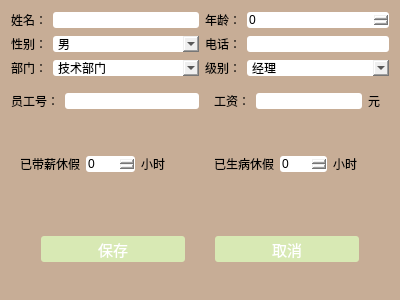
<?xml version="1.0" encoding="UTF-8"?>
<ui version="4.0">
 <class>Dialog_AddEmp</class>
 <widget class="QDialog" name="Dialog_AddEmp">
  <property name="geometry">
   <rect>
    <x>0</x>
    <y>0</y>
    <width>400</width>
    <height>300</height>
   </rect>
  </property>
  <property name="windowTitle">
   <string>添加员工</string>
  </property>
  <property name="windowIcon">
   <iconset resource="png.qrc">
    <normaloff>:/headPhoto.jpg</normaloff>:/headPhoto.jpg</iconset>
  </property>
  <property name="styleSheet">
   <string notr="true">QWidget#Dialog_AddEmp{
    background-color: #c7ad96;;
}/*主页面顶部样式*/
QPushButton {
    min-width: 80px;
    min-height: 26px;
    border-radius: 3px;
    font-size: 15px;
    color: white;
    background-color: #d8e9b4;
}/*主页面按钮样式*/
QPushButton:pressed {
    min-width: 80px;
    min-height: 25px;
    border-radius: 3px;
    font-size: 15px;
    color: white;
    background-color:#98cb7e;
}/*主页面按钮按下样式*/
</string>
  </property>
  <layout class="QGridLayout" name="gridLayout_5">
   <item row="0" column="0">
    <widget class="QLabel" name="label">
     <property name="minimumSize">
      <size>
       <width>0</width>
       <height>0</height>
      </size>
     </property>
     <property name="text">
      <string>姓名：</string>
     </property>
     <property name="alignment">
      <set>Qt::AlignRight|Qt::AlignTrailing|Qt::AlignVCenter</set>
     </property>
    </widget>
   </item>
   <item row="0" column="1" colspan="2">
    <widget class="QLineEdit" name="le_name">
     <property name="styleSheet">
      <string notr="true">border-radius:3px;</string>
     </property>
    </widget>
   </item>
   <item row="0" column="3">
    <widget class="QLabel" name="label_2">
     <property name="minimumSize">
      <size>
       <width>0</width>
       <height>0</height>
      </size>
     </property>
     <property name="text">
      <string>年龄：</string>
     </property>
     <property name="alignment">
      <set>Qt::AlignRight|Qt::AlignTrailing|Qt::AlignVCenter</set>
     </property>
    </widget>
   </item>
   <item row="0" column="4">
    <widget class="QSpinBox" name="sb_age">
     <property name="styleSheet">
      <string notr="true">border-radius:3px;</string>
     </property>
     <property name="maximum">
      <number>150</number>
     </property>
    </widget>
   </item>
   <item row="1" column="0">
    <widget class="QLabel" name="label_3">
     <property name="minimumSize">
      <size>
       <width>0</width>
       <height>0</height>
      </size>
     </property>
     <property name="text">
      <string>性别：</string>
     </property>
     <property name="alignment">
      <set>Qt::AlignRight|Qt::AlignTrailing|Qt::AlignVCenter</set>
     </property>
    </widget>
   </item>
   <item row="1" column="1" colspan="2">
    <widget class="QComboBox" name="cb_sex">
     <property name="styleSheet">
      <string notr="true">border-radius:3px;</string>
     </property>
     <item>
      <property name="text">
       <string>男</string>
      </property>
     </item>
     <item>
      <property name="text">
       <string>女</string>
      </property>
     </item>
    </widget>
   </item>
   <item row="1" column="3">
    <widget class="QLabel" name="label_7">
     <property name="minimumSize">
      <size>
       <width>0</width>
       <height>0</height>
      </size>
     </property>
     <property name="text">
      <string>电话：</string>
     </property>
     <property name="alignment">
      <set>Qt::AlignRight|Qt::AlignTrailing|Qt::AlignVCenter</set>
     </property>
    </widget>
   </item>
   <item row="1" column="4">
    <widget class="QLineEdit" name="le_phone">
     <property name="styleSheet">
      <string notr="true">border-radius:3px;</string>
     </property>
    </widget>
   </item>
   <item row="2" column="0">
    <widget class="QLabel" name="label_4">
     <property name="minimumSize">
      <size>
       <width>0</width>
       <height>0</height>
      </size>
     </property>
     <property name="text">
      <string>部门：</string>
     </property>
     <property name="alignment">
      <set>Qt::AlignRight|Qt::AlignTrailing|Qt::AlignVCenter</set>
     </property>
    </widget>
   </item>
   <item row="2" column="1" colspan="2">
    <widget class="QComboBox" name="cb_dpm">
     <property name="styleSheet">
      <string notr="true">border-radius:3px;</string>
     </property>
     <item>
      <property name="text">
       <string>技术部门</string>
      </property>
     </item>
     <item>
      <property name="text">
       <string>销售部门</string>
      </property>
     </item>
    </widget>
   </item>
   <item row="2" column="3">
    <widget class="QLabel" name="label_5">
     <property name="minimumSize">
      <size>
       <width>0</width>
       <height>0</height>
      </size>
     </property>
     <property name="text">
      <string>级别：</string>
     </property>
     <property name="alignment">
      <set>Qt::AlignRight|Qt::AlignTrailing|Qt::AlignVCenter</set>
     </property>
    </widget>
   </item>
   <item row="2" column="4">
    <widget class="QComboBox" name="cb_level">
     <property name="styleSheet">
      <string notr="true">border-radius:3px;</string>
     </property>
     <item>
      <property name="text">
       <string>经理</string>
      </property>
     </item>
     <item>
      <property name="text">
       <string>员工</string>
      </property>
     </item>
    </widget>
   </item>
   <item row="3" column="0" colspan="2">
    <widget class="QLabel" name="label_13">
     <property name="text">
      <string>员工号：</string>
     </property>
     <property name="alignment">
      <set>Qt::AlignRight|Qt::AlignTrailing|Qt::AlignVCenter</set>
     </property>
    </widget>
   </item>
   <item row="3" column="2">
    <widget class="QLineEdit" name="le_eid">
     <property name="styleSheet">
      <string notr="true">border-radius:3px;</string>
     </property>
    </widget>
   </item>
   <item row="3" column="3" colspan="2">
    <widget class="QWidget" name="widget_2" native="true">
     <layout class="QGridLayout" name="gridLayout_2">
      <item row="0" column="0">
       <widget class="QLabel" name="label_6">
        <property name="minimumSize">
         <size>
          <width>0</width>
          <height>0</height>
         </size>
        </property>
        <property name="text">
         <string>工资：</string>
        </property>
        <property name="alignment">
         <set>Qt::AlignRight|Qt::AlignTrailing|Qt::AlignVCenter</set>
        </property>
       </widget>
      </item>
      <item row="0" column="1">
       <widget class="QLineEdit" name="le_wages">
        <property name="styleSheet">
         <string notr="true">border-radius:3px;</string>
        </property>
       </widget>
      </item>
      <item row="0" column="2">
       <widget class="QLabel" name="label_12">
        <property name="text">
         <string>元</string>
        </property>
       </widget>
      </item>
     </layout>
    </widget>
   </item>
   <item row="4" column="0" colspan="3">
    <widget class="QWidget" name="widget_3" native="true">
     <layout class="QGridLayout" name="gridLayout_3">
      <item row="0" column="0">
       <widget class="QLabel" name="label_8">
        <property name="text">
         <string>已带薪休假</string>
        </property>
        <property name="alignment">
         <set>Qt::AlignRight|Qt::AlignTrailing|Qt::AlignVCenter</set>
        </property>
       </widget>
      </item>
      <item row="0" column="1">
       <widget class="QSpinBox" name="sb_mrest">
        <property name="styleSheet">
         <string notr="true">border-radius:3px;</string>
        </property>
        <property name="maximum">
         <number>24</number>
        </property>
       </widget>
      </item>
      <item row="0" column="2">
       <widget class="QLabel" name="label_11">
        <property name="text">
         <string>小时</string>
        </property>
       </widget>
      </item>
     </layout>
    </widget>
   </item>
   <item row="4" column="3" colspan="2">
    <widget class="QWidget" name="widget_4" native="true">
     <layout class="QGridLayout" name="gridLayout_4">
      <item row="0" column="0">
       <widget class="QLabel" name="label_9">
        <property name="text">
         <string>已生病休假</string>
        </property>
        <property name="alignment">
         <set>Qt::AlignRight|Qt::AlignTrailing|Qt::AlignVCenter</set>
        </property>
       </widget>
      </item>
      <item row="0" column="1">
       <widget class="QSpinBox" name="sb_nrest">
        <property name="styleSheet">
         <string notr="true">border-radius:3px;</string>
        </property>
        <property name="maximum">
         <number>16</number>
        </property>
       </widget>
      </item>
      <item row="0" column="2">
       <widget class="QLabel" name="label_10">
        <property name="text">
         <string>小时</string>
        </property>
       </widget>
      </item>
     </layout>
    </widget>
   </item>
   <item row="5" column="0" colspan="5">
    <widget class="QWidget" name="widget" native="true">
     <layout class="QGridLayout" name="gridLayout">
      <property name="leftMargin">
       <number>30</number>
      </property>
      <property name="topMargin">
       <number>0</number>
      </property>
      <property name="rightMargin">
       <number>30</number>
      </property>
      <property name="bottomMargin">
       <number>0</number>
      </property>
      <property name="horizontalSpacing">
       <number>30</number>
      </property>
      <property name="verticalSpacing">
       <number>0</number>
      </property>
      <item row="0" column="0">
       <widget class="QPushButton" name="btn_save">
        <property name="styleSheet">
         <string notr="true">QLineEdit {
    border-radius: 6px;
    border: 2px solid #bdc3c7;
    min-height: 22px;
}</string>
        </property>
        <property name="text">
         <string>保存</string>
        </property>
       </widget>
      </item>
      <item row="0" column="1">
       <widget class="QPushButton" name="btn_cancel">
        <property name="text">
         <string>取消</string>
        </property>
       </widget>
      </item>
     </layout>
    </widget>
   </item>
  </layout>
 </widget>
 <tabstops>
  <tabstop>le_name</tabstop>
  <tabstop>sb_age</tabstop>
  <tabstop>cb_sex</tabstop>
  <tabstop>le_phone</tabstop>
  <tabstop>cb_dpm</tabstop>
  <tabstop>cb_level</tabstop>
  <tabstop>le_eid</tabstop>
  <tabstop>le_wages</tabstop>
  <tabstop>sb_mrest</tabstop>
  <tabstop>sb_nrest</tabstop>
  <tabstop>btn_save</tabstop>
  <tabstop>btn_cancel</tabstop>
 </tabstops>
 <resources>
  <include location="png.qrc"/>
 </resources>
 <connections/>
</ui>
